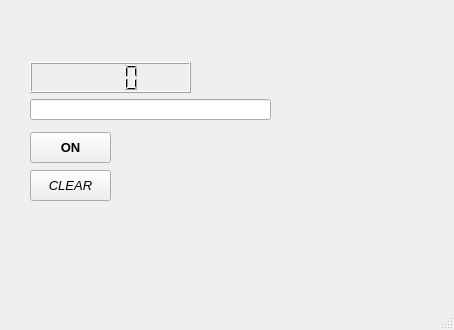
<?xml version="1.0" encoding="UTF-8"?>
<ui version="4.0">
 <class>MainWindow</class>
 <widget class="QMainWindow" name="MainWindow">
  <property name="geometry">
   <rect>
    <x>0</x>
    <y>0</y>
    <width>454</width>
    <height>330</height>
   </rect>
  </property>
  <property name="windowTitle">
   <string>MainWindow</string>
  </property>
  <widget class="QWidget" name="centralwidget">
   <widget class="QPushButton" name="pushButton">
    <property name="geometry">
     <rect>
      <x>30</x>
      <y>132</y>
      <width>81</width>
      <height>31</height>
     </rect>
    </property>
    <property name="font">
     <font>
      <pointsize>10</pointsize>
      <weight>75</weight>
      <bold>true</bold>
     </font>
    </property>
    <property name="text">
     <string>ON</string>
    </property>
   </widget>
   <widget class="QPushButton" name="pushButton_2">
    <property name="geometry">
     <rect>
      <x>30</x>
      <y>170</y>
      <width>81</width>
      <height>31</height>
     </rect>
    </property>
    <property name="font">
     <font>
      <pointsize>10</pointsize>
      <weight>50</weight>
      <italic>true</italic>
      <bold>false</bold>
     </font>
    </property>
    <property name="text">
     <string>CLEAR</string>
    </property>
   </widget>
   <widget class="QLineEdit" name="lineEdit">
    <property name="geometry">
     <rect>
      <x>30</x>
      <y>99</y>
      <width>241</width>
      <height>21</height>
     </rect>
    </property>
    <property name="font">
     <font>
      <pointsize>10</pointsize>
     </font>
    </property>
   </widget>
   <widget class="QLCDNumber" name="lcdNumber">
    <property name="geometry">
     <rect>
      <x>30</x>
      <y>62</y>
      <width>161</width>
      <height>31</height>
     </rect>
    </property>
    <property name="font">
     <font>
      <pointsize>10</pointsize>
     </font>
    </property>
    <property name="digitCount">
     <number>4</number>
    </property>
   </widget>
  </widget>
  <widget class="QMenuBar" name="menubar">
   <property name="geometry">
    <rect>
     <x>0</x>
     <y>0</y>
     <width>454</width>
     <height>21</height>
    </rect>
   </property>
  </widget>
  <widget class="QStatusBar" name="statusbar"/>
 </widget>
 <resources/>
 <connections/>
</ui>
